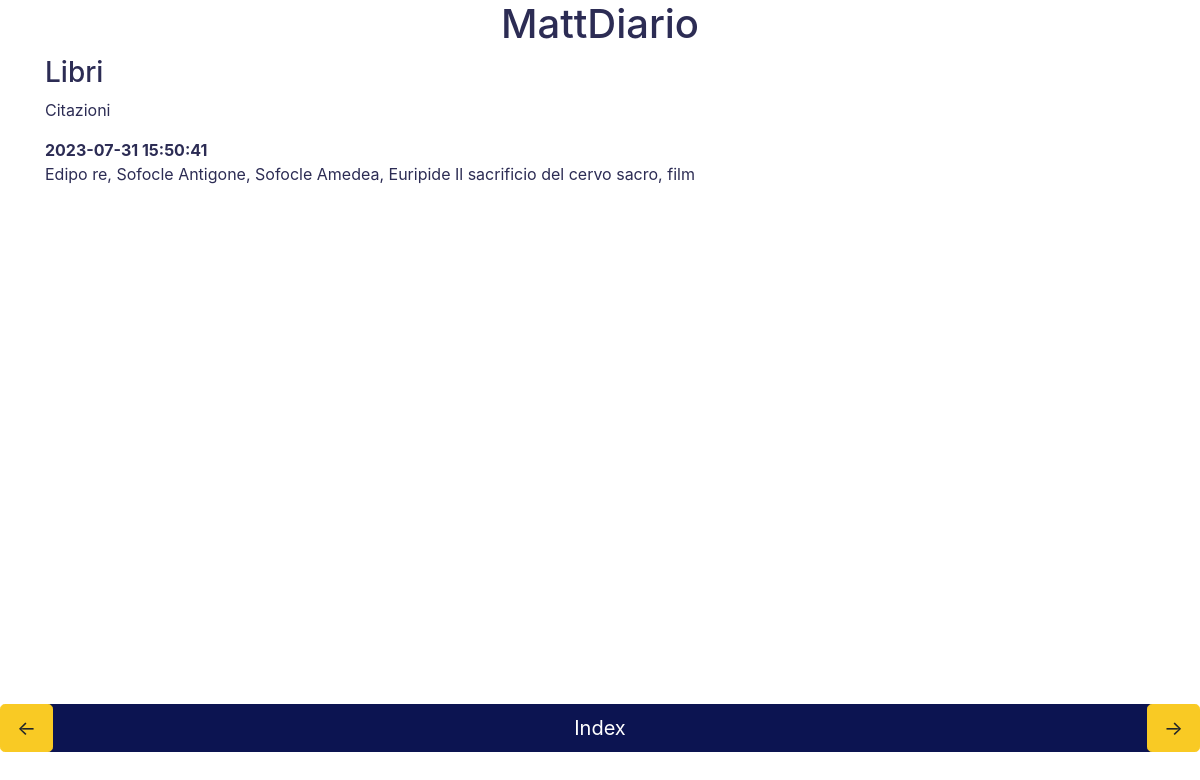
Page /pagina/year_month=2023-07 on the committed database.
### main.py (models this page shows)
class DiaryEntry(db.Model):
    id = db.Column(db.Integer, primary_key=True)
    title = db.Column(db.String(255))
    date = db.Column(db.String(255))
    category = db.Column(db.String(255))
    content = db.Column(db.Text)

### main.py (the view)
@app.route('/pagina/<quale>')
def pagina(quale):
    if quale == "ultima":
        diary_entries = DiaryEntry.query.all()
    else:
        tipo, val = quale.split("=")
        if tipo == "category":
            diary_entries = DiaryEntry.query.filter_by(category=val).all()
        elif tipo == "year_month":
            diary_entries = DiaryEntry.query.filter(DiaryEntry.date.like(f"{val}%")).all()
    return render_template('pagina.html',
                           diary_pages=get_diary_pages_json(diary_entries))

### main.py (called while the page is built)
def get_diary_pages_json(diary_entries):
    diary_pages = []
    for entry in diary_entries:
        diary_pages.append({
            'title': entry.title,
            'category': entry.category,
            'date': entry.date,
            'content': entry.content
        })
    return diary_pages

### templates/pagina.html (shortened to what this page needs)
<link href="{{ url_for('static', filename='bootstrap.css') }}" rel="stylesheet">
<div class="container">
    <h1 class="text-center">MattDiario</h1>
    {% set current_index = diary_pages|length - 1 %}
    <h3>{{ diary_pages[current_index].title }}</h3>
    <p id="category">{{ diary_pages[current_index].category }}</p>
    <strong id="date">{{ diary_pages[current_index].date }}</strong>
    <p id="content">{{ diary_pages[current_index].content }}</p>
    <div class=" container fixed-bottom mb-5">
        <div class="fixed-bottom mb-5 d-flex justify-content-between">
            <button type="button" class="btn btn-secondary btn-lg" onclick="changeIndex(1)">&#8592;</button>
            <button type="button" class="btn btn-secondary btn-lg" onclick="changeIndex(-1)">&#8594;</button>
        </div>
        <a href="/">
            <button type="button" class="btn btn-primary btn-lg btn-block mt-2" onclick="window.location.href = '/'">Index</button>
        </a>
    </div>
</div>

### rows in the picture
DiaryEntry: title "Libri", category "Citazioni", date "2023-07-31 15:50:41", content "Edipo re, Sofocle Antigone, Sofocle Amedea, Euripide Il sacrificio del cervo sacro, film"
